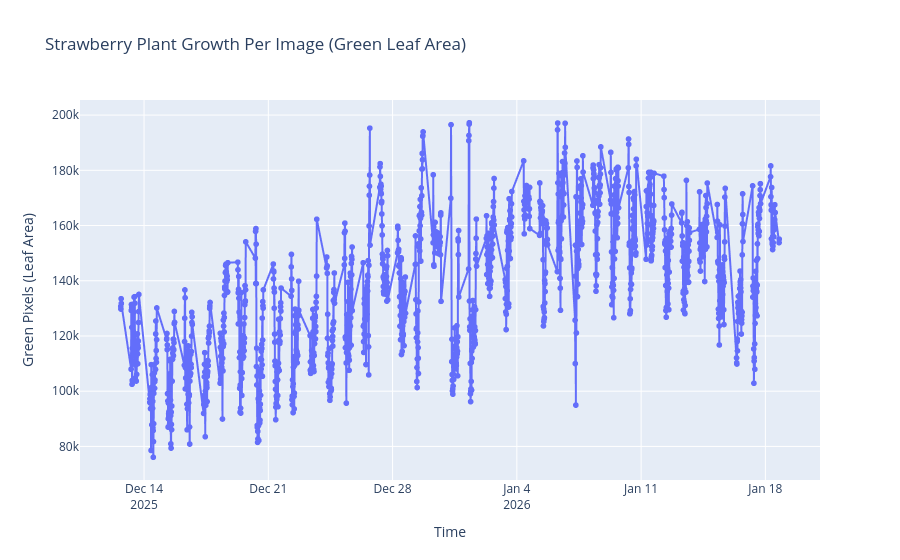

The notebook cell saved with this chart:
### Code cell
import cv2
import numpy as np
import pandas as pd
from pathlib import Path
import plotly.express as px
from datetime import datetime

folder = r"F:\strwaberry images\back row upated with text\Cropped_Images\down_2\preprocessed_images"

records = []

for path in sorted(Path(folder).glob("*.jpg")):

    # ---------- READ IMAGE ----------
    img = cv2.imread(str(path))
    if img is None:
        continue

    hsv = cv2.cvtColor(img, cv2.COLOR_BGR2HSV)

    # ---------- GREEN MASK ----------
    lower_green = np.array([35, 40, 40])
    upper_green = np.array([90, 255, 255])

    mask = cv2.inRange(hsv, lower_green, upper_green)

    kernel = np.ones((5,5),np.uint8)
    mask = cv2.morphologyEx(mask, cv2.MORPH_OPEN, kernel)
    mask = cv2.morphologyEx(mask, cv2.MORPH_CLOSE, kernel)

    green_pixels = cv2.countNonZero(mask)

    # ---------- EXTRACT FULL DATETIME ----------
    # citra_2025-12-19_144501
    name = path.stem.replace("citra_", "")
    dt = datetime.strptime(name, "%Y-%m-%d_%H%M%S")

    records.append([dt, green_pixels])

# ---------- DATAFRAME ----------
df = pd.DataFrame(records, columns=["datetime", "green_pixels"])

# Sort by time (important!)
df = df.sort_values("datetime")

# ---------- INTERACTIVE PLOT (EVERY IMAGE) ----------
fig = px.line(
    df,
    x="datetime",
    y="green_pixels",
    title="Strawberry Plant Growth Per Image (Green Leaf Area)",
    markers=True
)

fig.update_layout(
    xaxis_title="Time",
    yaxis_title="Green Pixels (Leaf Area)",
    hovermode="x unified"
)

fig.show()

### Figure 1 — Plotly figure (JSON) as saved in the notebook; plotly's stock layout.template omitted (floating-point values rounded to 4 significant figures; data arrays with more than 128 entries replaced by an {"elided": "..."} marker saying what was removed)
{"data": [{"hovertemplate": "datetime=%{x}<br>green_pixels=%{y}<extra></extra>", "legendgroup": "", "line": {"color": "#636efa", "dash": "solid"}, "marker": {"symbol": "circle"}, "mode": "lines+markers", "name": "", "showlegend": false, "type": "scattergl", "x": {"elided": "1558 str values"}, "xaxis": "x", "y": {"elided": "1558 int values"}, "yaxis": "y"}], "layout": {"hovermode": "x unified", "legend": {"tracegroupgap": 0}, "title": {"text": "Strawberry Plant Growth Per Image (Green Leaf Area)"}, "xaxis": {"anchor": "y", "domain": [0, 1], "title": {"text": "Time"}}, "yaxis": {"anchor": "x", "domain": [0, 1], "title": {"text": "Green Pixels (Leaf Area)"}}}}
